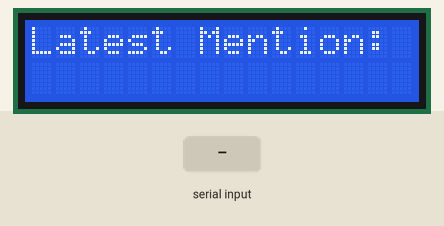
Bench run of a sketch on a simulated Arduino Uno, built with avr-gcc and run on an emulated ATmega328P. On the bench: 16×2 character LCD. The test bench sets the inputs (shaded band).

Above: at 1.2 s.
1.3 s: "1\n" received over Serial
At 1.43 s:
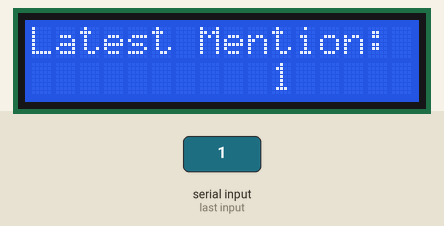
At 7.2 s:
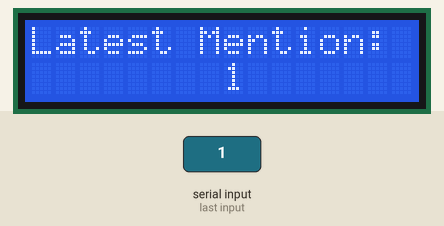
Timing chart, 0 to 8.7 s (numbered marks = the images above; inputs shaded):
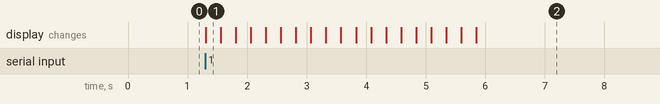

The sketch:

communicationtest.ino
```cpp
#include <LiquidCrystal.h>
const int pin_RS = 8;
const int pin_EN = 9;
const int pin_d4 = 4;
const int pin_d5 = 5;
const int pin_d6 = 6;
const int pin_d7 = 7;
const int pin_BL = 10;
LiquidCrystal lcd( pin_RS,  pin_EN,  pin_d4,  pin_d5,  pin_d6,  pin_d7);
int Li = 16;
int Lii = 0;
String topText = "TEMPORARY TEXT";
String bottomText = "SOME MORE TEMPORARY TEXT FOR YA";

void setup() {
  Serial.begin(9600); // lower baud rate, can set higher if you want to send more bytes
  lcd.begin(16, 2);
  lcd.clear();
  lcd.setCursor(0, 0);
  lcd.print("Latest Mention:");
  lcd.setCursor(0, 1);


}

void loop () {
  // Get info from pi here and assign topText & bottomText with serial

  if(Serial.available()>0){
    String data = Serial.readStringUntil('\n');
    for (int i = 0; i < data.length() + 18; i++)
    {
      lcd.setCursor(0, 1);
      lcd.print(Scroll_LCD_Left(data));
      delay(250);

    }
    Clear_LCD_Left();


  }


}

void Clear_LCD_Left()
{
  Li = 16;
  Lii = 0;
}

String Scroll_LCD_Left(String StrDisplay){
  String result;
  String StrProcess = "          " + StrDisplay + "            ";
  result = StrProcess.substring(Li, Lii);
  Li++;
  Lii++;
  if (Li>StrProcess.length()){
    Li=16;
    Lii=0;
  }
  return result;
}
```

Measured:
- after the input at 1.3 s, the display: changes at once (image 1)
